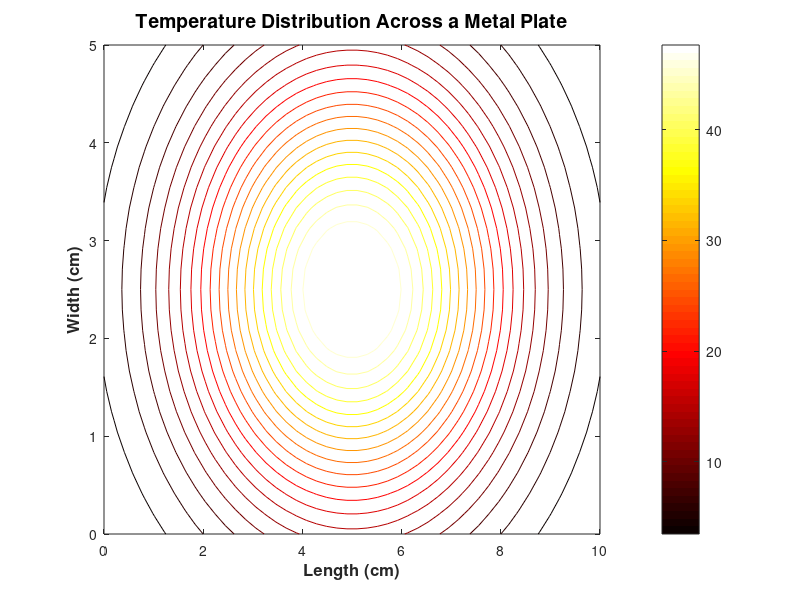

Here is the MATLAB script that generated this plot:
% Define Grid Data
x = linspace(0, 10, 50); % X-axis values (length in cm)
y = linspace(0, 5, 25);  % Y-axis values (width in cm)
[X, Y] = meshgrid(x, y); % Create grid of X and Y

% Define Temperature Distribution (Example Function)
Z = 50 * exp(-0.1 * (X - 5).^2 - 0.2 * (Y - 2.5).^2); % Peak temperature at the center

% Generate Contour Plot
figure;
contour(X, Y, Z, 20); % Contour plot with 20 levels

% Add Labels and Title
xlabel('Length (cm)', 'FontSize', 12, 'FontWeight', 'bold');
ylabel('Width (cm)', 'FontSize', 12, 'FontWeight', 'bold');
title('Temperature Distribution Across a Metal Plate', 'FontSize', 14, 'FontWeight', 'bold');

% Add Color Customization
colormap('hot'); % Use "hot" colormap for temperature visualization
colorbar; % Add a color bar to indicate temperature levels

